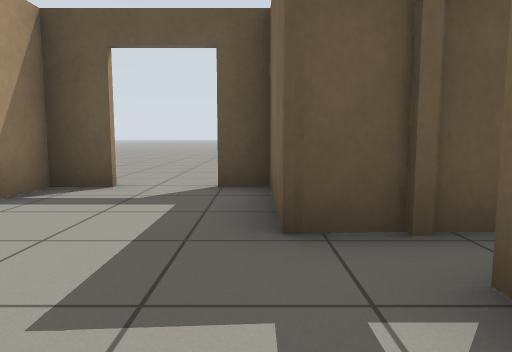
view 1 (above)

12 first-person views from a walk through a Gazebo world. The camera is 0.72 m above the floor, tilts 6° down and sees 70° across. The floor is counted in squares, 1 m on a side. Each view is taken from the middle of a square. On the plan, view 1 faces up. The plan holds only what a view shows up to about 11 squares ahead; the rest is blank.

view 2
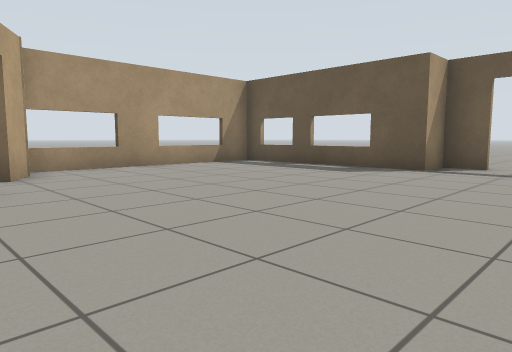

view 3
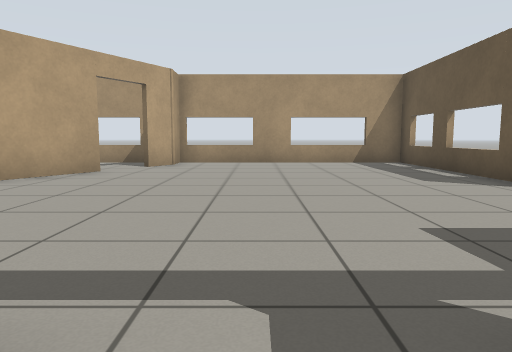

view 4
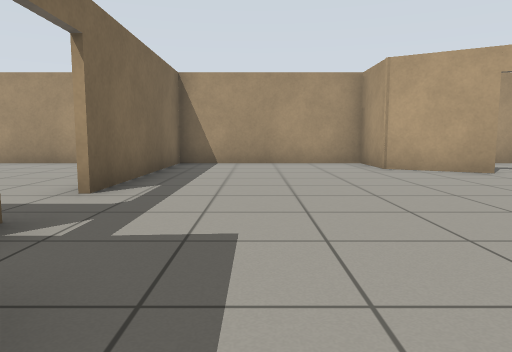

view 5
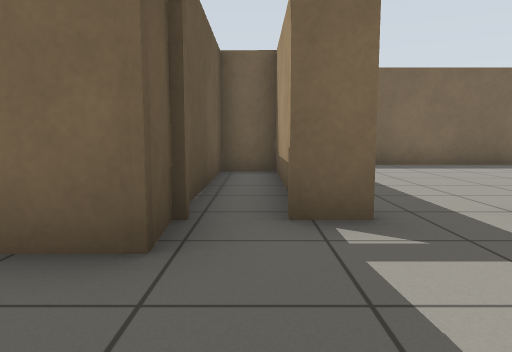

view 6
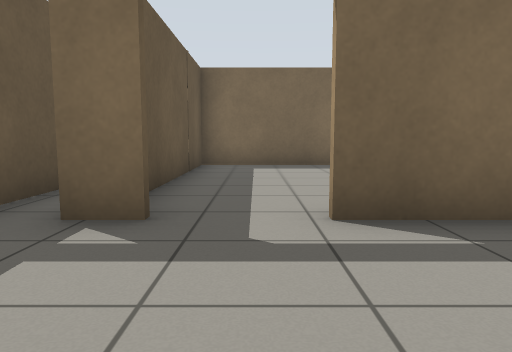

view 7
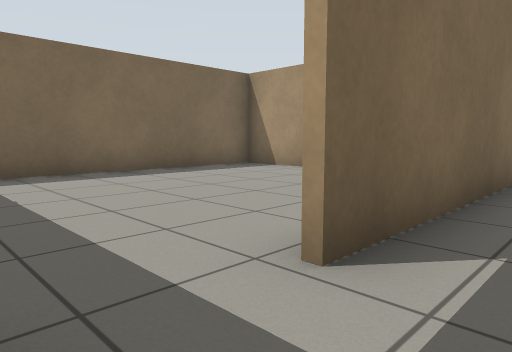

view 8
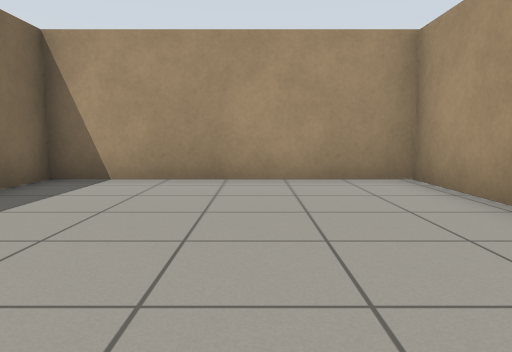

view 9
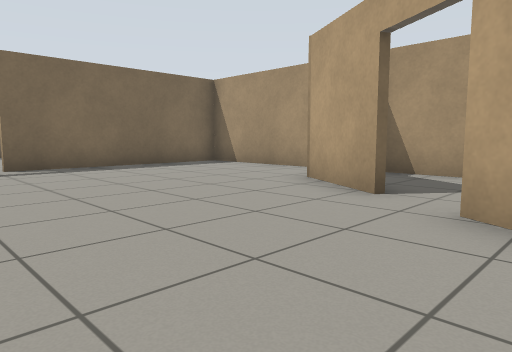

view 10
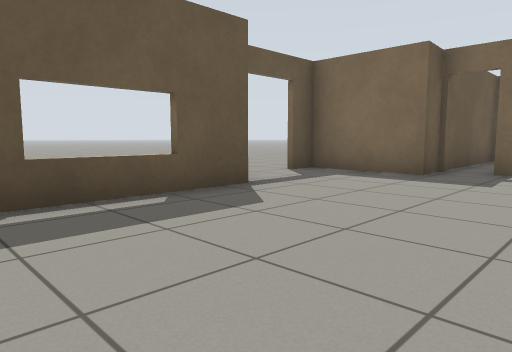

view 11
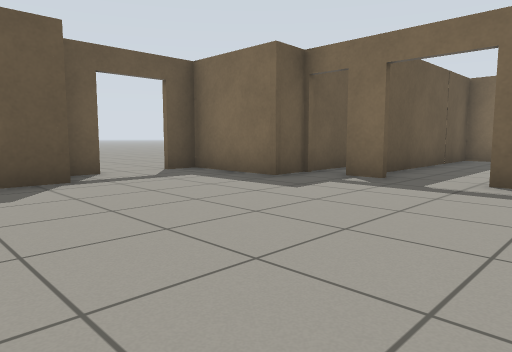

view 12
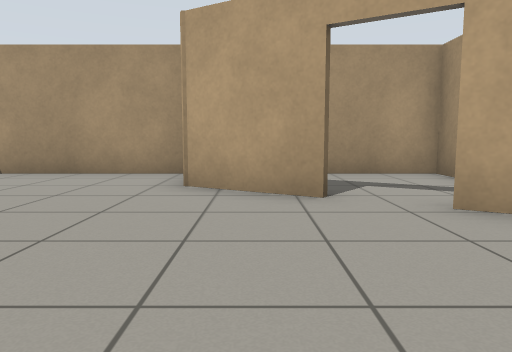

### Floor plan
Points are (right, up) in squares from view 1. A wall is a line through its corners. A room is listed if a view was taken in it or the views show most of it. See-through windows are left out.
Room 1 (views 1, 2, 4, 5, 6, 7, 9, 10, 11, 12)
walls: (-5.9, -3.3) (-4, -4.4) (-4, -6.3) (0.9, -6.3); (0.2, 2.7) (0.2, 5.3); (1.1, 0.9) (1.1, 1.6); (-2, 5.3) (-3, 5.3) (-3, 4.2) (-8.6, 4.2) (-8.6, -2.2) (-7.8, -2.2) (-7, -2.7); (1.1, -6.4) (1.1, -0.6)
ways out: open door at (1, 1) to room 2; open door at (-6.5, -3); open door at (-1.5, 5)
Room 2 (views 3, 8)
walls: (1.3, -3.8) (1.3, -6.4); (0.9, -6.3) (7.6, -6.3) (7.6, 1.4) (2.3, 1.4)
ways out: open door at (1, 1) to room 1
Room 3 (no view inside)
walls: (1.1, 1.6) (5.7, 1.6) (5.7, 2.7) (0.2, 2.7)

Where each view was taken, in squares from view 1:
view 1: 0 up, 0 right, facing up
view 2: 4 down, 0 right, facing up-left
view 3: 0 up, 2 right, facing left
view 4: 4 up, 1 left, facing down
view 5: 2 up, 2 left, facing right
view 6: 0 up, 2 left, facing right
view 7: 1 up, 0 right, facing down-right
view 8: 0 up, 4 right, facing down
view 9: 1 up, 8 left, facing down-right
view 10: 0 up, 7 left, facing up-right
view 11: 2 down, 5 left, facing up-right
view 12: 1 up, 5 left, facing down
